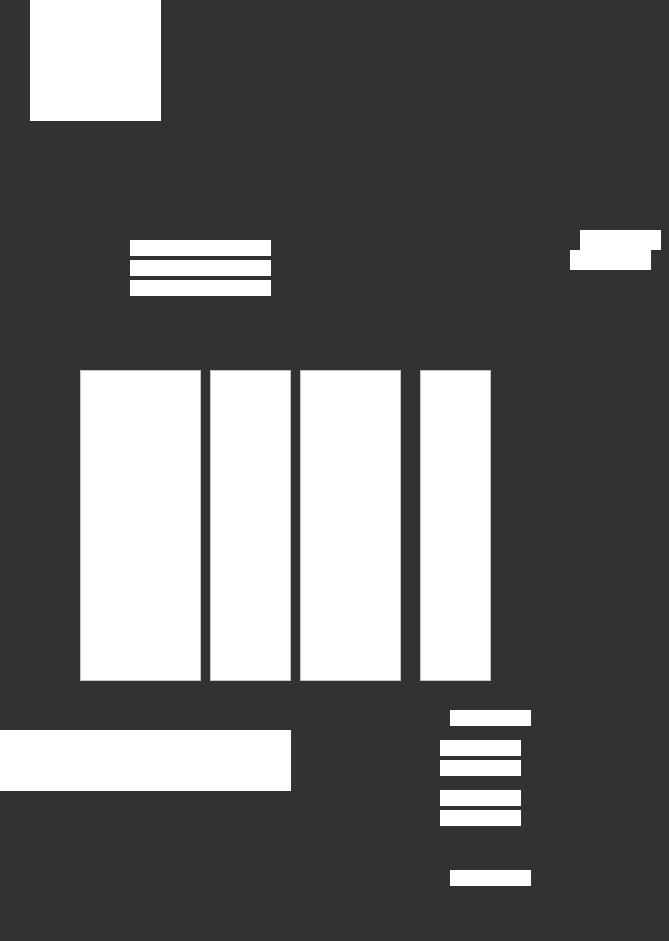
<?xml version="1.0" encoding="UTF-8"?>
<ui version="4.0">
 <class>Form</class>
 <widget class="QWidget" name="Form">
  <property name="geometry">
   <rect>
    <x>0</x>
    <y>0</y>
    <width>669</width>
    <height>941</height>
   </rect>
  </property>
  <property name="windowTitle">
   <string>Form</string>
  </property>
  <property name="windowIcon">
   <iconset>
    <normaloff>logo1.png</normaloff>logo1.png</iconset>
  </property>
  <property name="styleSheet">
   <string notr="true">background-color: rgb(50, 50, 50);
color: rgb(255, 255, 255);</string>
  </property>
  <widget class="QLabel" name="label_9">
   <property name="geometry">
    <rect>
     <x>850</x>
     <y>990</y>
     <width>261</width>
     <height>191</height>
    </rect>
   </property>
   <property name="styleSheet">
    <string notr="true">image:url(:/newPrefix/History-of-Disco.jpeg)</string>
   </property>
   <property name="text">
    <string/>
   </property>
  </widget>
  <widget class="QLabel" name="label_10">
   <property name="geometry">
    <rect>
     <x>460</x>
     <y>1000</y>
     <width>401</width>
     <height>171</height>
    </rect>
   </property>
   <property name="styleSheet">
    <string notr="true">image:url(:/newPrefix/s2-2187a2f0.jpg)</string>
   </property>
   <property name="text">
    <string/>
   </property>
  </widget>
  <widget class="QLabel" name="label_13">
   <property name="geometry">
    <rect>
     <x>500</x>
     <y>970</y>
     <width>401</width>
     <height>171</height>
    </rect>
   </property>
   <property name="styleSheet">
    <string notr="true">image:url(:/newPrefix/s2-2187a2f0.jpg)</string>
   </property>
   <property name="text">
    <string/>
   </property>
  </widget>
  <widget class="QLabel" name="label_15">
   <property name="geometry">
    <rect>
     <x>920</x>
     <y>970</y>
     <width>261</width>
     <height>191</height>
    </rect>
   </property>
   <property name="styleSheet">
    <string notr="true">image:url(:/newPrefix/History-of-Disco.jpeg)</string>
   </property>
   <property name="text">
    <string/>
   </property>
  </widget>
  <widget class="QLabel" name="label_16">
   <property name="geometry">
    <rect>
     <x>530</x>
     <y>980</y>
     <width>401</width>
     <height>171</height>
    </rect>
   </property>
   <property name="styleSheet">
    <string notr="true">image:url(:/newPrefix/s2-2187a2f0.jpg)</string>
   </property>
   <property name="text">
    <string/>
   </property>
  </widget>
  <widget class="QLabel" name="label">
   <property name="enabled">
    <bool>true</bool>
   </property>
   <property name="geometry">
    <rect>
     <x>0</x>
     <y>-10</y>
     <width>911</width>
     <height>951</height>
    </rect>
   </property>
   <property name="font">
    <font>
     <family>Rockwell</family>
    </font>
   </property>
   <property name="styleSheet">
    <string notr="true">color: rgb(113, 0, 0);</string>
   </property>
   <property name="text">
    <string/>
   </property>
   <property name="pixmap">
    <pixmap>Screen-Shot-2019-03-05-at-4.25.22-PM.png</pixmap>
   </property>
  </widget>
  <widget class="QTableWidget" name="prod">
   <property name="geometry">
    <rect>
     <x>80</x>
     <y>370</y>
     <width>121</width>
     <height>311</height>
    </rect>
   </property>
   <property name="font">
    <font>
     <pointsize>6</pointsize>
    </font>
   </property>
   <property name="styleSheet">
    <string notr="true">background-color: rgb(255, 255, 255);
color: rgb(0, 0, 0);</string>
   </property>
  </widget>
  <widget class="QTableWidget" name="quan">
   <property name="geometry">
    <rect>
     <x>210</x>
     <y>370</y>
     <width>81</width>
     <height>311</height>
    </rect>
   </property>
   <property name="font">
    <font>
     <pointsize>7</pointsize>
    </font>
   </property>
   <property name="styleSheet">
    <string notr="true">background-color: rgb(255, 255, 255);
color: rgb(0, 0, 0);</string>
   </property>
  </widget>
  <widget class="QTableWidget" name="prixuni">
   <property name="geometry">
    <rect>
     <x>300</x>
     <y>370</y>
     <width>101</width>
     <height>311</height>
    </rect>
   </property>
   <property name="font">
    <font>
     <pointsize>7</pointsize>
    </font>
   </property>
   <property name="styleSheet">
    <string notr="true">background-color: rgb(255, 255, 255);
color: rgb(0, 0, 0);</string>
   </property>
  </widget>
  <widget class="QTableWidget" name="tableWidget_7">
   <property name="geometry">
    <rect>
     <x>420</x>
     <y>370</y>
     <width>71</width>
     <height>311</height>
    </rect>
   </property>
   <property name="font">
    <font>
     <pointsize>7</pointsize>
    </font>
   </property>
   <property name="styleSheet">
    <string notr="true">background-color: rgb(255, 255, 255);
color: rgb(0, 0, 0);</string>
   </property>
  </widget>
  <widget class="QLabel" name="label_5">
   <property name="geometry">
    <rect>
     <x>450</x>
     <y>710</y>
     <width>81</width>
     <height>16</height>
    </rect>
   </property>
   <property name="styleSheet">
    <string notr="true">background-color: rgb(255, 255, 255);
color: rgb(0, 0, 0);</string>
   </property>
   <property name="text">
    <string/>
   </property>
  </widget>
  <widget class="QLabel" name="label_3">
   <property name="geometry">
    <rect>
     <x>560</x>
     <y>860</y>
     <width>81</width>
     <height>61</height>
    </rect>
   </property>
   <property name="text">
    <string/>
   </property>
   <property name="pixmap">
    <pixmap>882558de42_50145688_differents-codes-barres.jpg</pixmap>
   </property>
  </widget>
  <widget class="QLabel" name="label_6">
   <property name="geometry">
    <rect>
     <x>440</x>
     <y>740</y>
     <width>81</width>
     <height>16</height>
    </rect>
   </property>
   <property name="styleSheet">
    <string notr="true">background-color: rgb(255, 255, 255);
color: rgb(0, 0, 0);</string>
   </property>
   <property name="text">
    <string/>
   </property>
  </widget>
  <widget class="QLabel" name="label_7">
   <property name="geometry">
    <rect>
     <x>440</x>
     <y>760</y>
     <width>81</width>
     <height>16</height>
    </rect>
   </property>
   <property name="styleSheet">
    <string notr="true">background-color: rgb(255, 255, 255);
color: rgb(0, 0, 0);</string>
   </property>
   <property name="text">
    <string/>
   </property>
  </widget>
  <widget class="QLabel" name="label_8">
   <property name="geometry">
    <rect>
     <x>440</x>
     <y>790</y>
     <width>81</width>
     <height>16</height>
    </rect>
   </property>
   <property name="styleSheet">
    <string notr="true">background-color: rgb(255, 255, 255);
color: rgb(255, 0, 0);
</string>
   </property>
   <property name="text">
    <string/>
   </property>
  </widget>
  <widget class="QLabel" name="label_11">
   <property name="geometry">
    <rect>
     <x>440</x>
     <y>810</y>
     <width>81</width>
     <height>16</height>
    </rect>
   </property>
   <property name="styleSheet">
    <string notr="true">background-color: rgb(255, 255, 255);
color: rgb(255, 0, 0);
</string>
   </property>
   <property name="text">
    <string/>
   </property>
  </widget>
  <widget class="QLabel" name="label_12">
   <property name="geometry">
    <rect>
     <x>450</x>
     <y>870</y>
     <width>81</width>
     <height>16</height>
    </rect>
   </property>
   <property name="styleSheet">
    <string notr="true">background-color: rgb(255, 255, 255);
color: rgb(0, 170, 0);
</string>
   </property>
   <property name="text">
    <string/>
   </property>
  </widget>
  <widget class="QLabel" name="label_2">
   <property name="geometry">
    <rect>
     <x>580</x>
     <y>230</y>
     <width>81</width>
     <height>20</height>
    </rect>
   </property>
   <property name="styleSheet">
    <string notr="true">color: rgb(91, 91, 91);
background-color: rgb(255, 255, 255);</string>
   </property>
   <property name="text">
    <string/>
   </property>
  </widget>
  <widget class="QLabel" name="label_4">
   <property name="geometry">
    <rect>
     <x>570</x>
     <y>250</y>
     <width>81</width>
     <height>20</height>
    </rect>
   </property>
   <property name="styleSheet">
    <string notr="true">color: rgb(91, 91, 91);
background-color: rgb(255, 255, 255);</string>
   </property>
   <property name="text">
    <string/>
   </property>
  </widget>
  <widget class="QLabel" name="label_14">
   <property name="geometry">
    <rect>
     <x>130</x>
     <y>240</y>
     <width>141</width>
     <height>16</height>
    </rect>
   </property>
   <property name="styleSheet">
    <string notr="true">color: rgb(107, 107, 107);
background-color: rgb(255, 255, 255);</string>
   </property>
   <property name="text">
    <string/>
   </property>
  </widget>
  <widget class="QLabel" name="label_17">
   <property name="geometry">
    <rect>
     <x>130</x>
     <y>260</y>
     <width>141</width>
     <height>16</height>
    </rect>
   </property>
   <property name="styleSheet">
    <string notr="true">color: rgb(107, 107, 107);
background-color: rgb(255, 255, 255);</string>
   </property>
   <property name="text">
    <string/>
   </property>
  </widget>
  <widget class="QLabel" name="label_18">
   <property name="geometry">
    <rect>
     <x>130</x>
     <y>280</y>
     <width>141</width>
     <height>16</height>
    </rect>
   </property>
   <property name="styleSheet">
    <string notr="true">color: rgb(107, 107, 107);
background-color: rgb(255, 255, 255);</string>
   </property>
   <property name="text">
    <string/>
   </property>
  </widget>
  <widget class="QLabel" name="label_19">
   <property name="geometry">
    <rect>
     <x>30</x>
     <y>-20</y>
     <width>131</width>
     <height>141</height>
    </rect>
   </property>
   <property name="styleSheet">
    <string notr="true">background-color: rgb(255, 255, 255);</string>
   </property>
   <property name="text">
    <string/>
   </property>
   <property name="pixmap">
    <pixmap>Logo1.png</pixmap>
   </property>
  </widget>
  <widget class="QLabel" name="label_20">
   <property name="geometry">
    <rect>
     <x>-40</x>
     <y>730</y>
     <width>331</width>
     <height>61</height>
    </rect>
   </property>
   <property name="styleSheet">
    <string notr="true">background-color: rgb(255, 255, 255);</string>
   </property>
   <property name="text">
    <string/>
   </property>
   <property name="pixmap">
    <pixmap>signature.png</pixmap>
   </property>
  </widget>
 </widget>
 <resources/>
 <connections/>
</ui>
